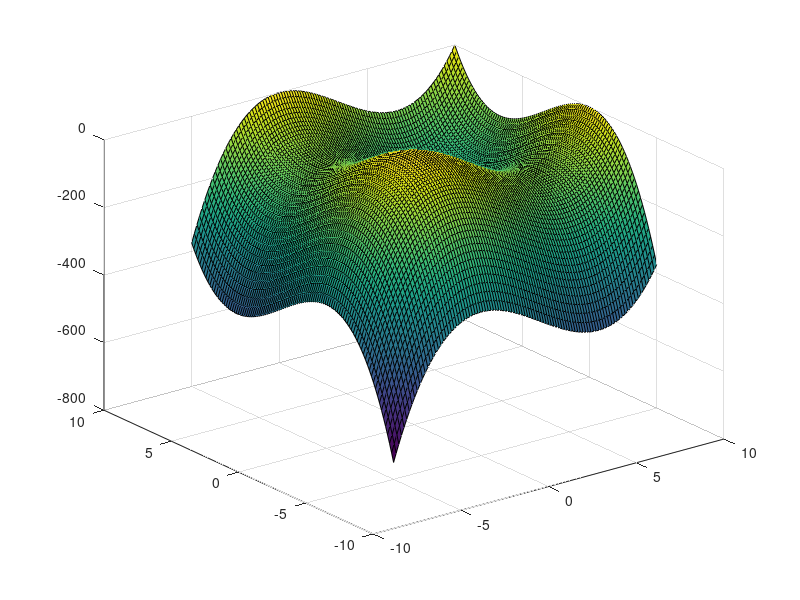

Reproduce this figure in MATLAB.
f = inline('x^3 + y^3 - 10*(x^2 + y^2)','x','y');
X = linspace(-5,10,101)';
Y = linspace(-5,10,101)';
for i = 1:length(X)
    for j = 1:length(Y)
        Z(i,j) = f(X(i),Y(j));
    end
end
surf(X,Y,Z);
